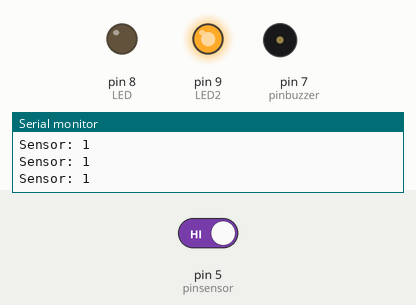
This sketch was run on a simulated Arduino Uno, built with avr-gcc and run on an emulated ATmega328P. Parts: output pins drawn as LEDs (lit = HIGH), buzzer (waves = sounding, pin HIGH), the last lines printed to the serial monitor. The test bench sets the inputs (shaded band); at power-on: pin 5 (pinsensor) HIGH.

Above: at 1.2 s.
1.3 s: pin 5 (pinsensor) driven LOW
At 2.5 s:
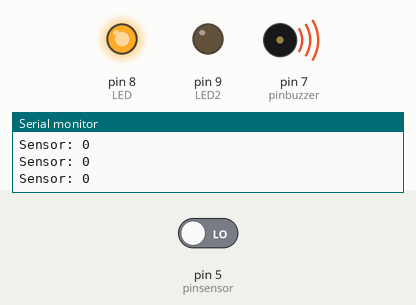
2.9 s: pin 5 (pinsensor) driven HIGH
At 3.8 s:
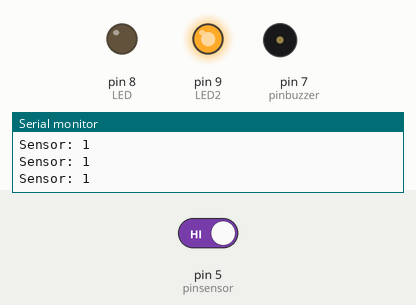
Timing chart, 0 to 5.9 s (numbered marks = the images above; inputs shaded):
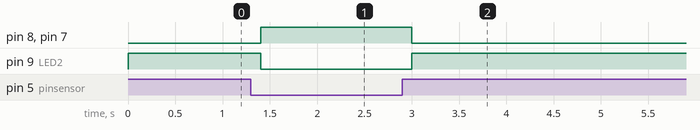

Measured:
- after the input at 1.3 s, pin 8 (LED), pin 7 (pinbuzzer): LOW → HIGH after 0.10 s; pin 9 (LED2): HIGH → LOW after 0.10 s
- after the input at 2.9 s, pin 8 (LED), pin 7 (pinbuzzer): HIGH → LOW after 0.10 s; pin 9 (LED2): LOW → HIGH after 0.10 s

The sketch:

Infus.ino
```cpp
#define pinbuzzer 7
#define pinsensor 5
#define LED 8 //hijau
#define LED2 9 //merah

int nilai;

void setup() {
  Serial.begin(9600);
  pinMode(7, OUTPUT);
  pinMode(8, OUTPUT);
  pinMode(9, OUTPUT);
  pinMode(5, INPUT_PULLUP);
}

void loop() {
  nilai = digitalRead(pinsensor);

  if (nilai <= 0)
  {
    digitalWrite(pinbuzzer, HIGH);
    digitalWrite(LED, HIGH);
    digitalWrite(LED2, LOW);

  }
  else
  {
    digitalWrite(pinbuzzer, LOW);
    digitalWrite(LED, LOW);
    digitalWrite(LED2, HIGH);
  }

  Serial.print("Sensor: ");
  Serial.println(nilai);

  delay(200);
}
```
